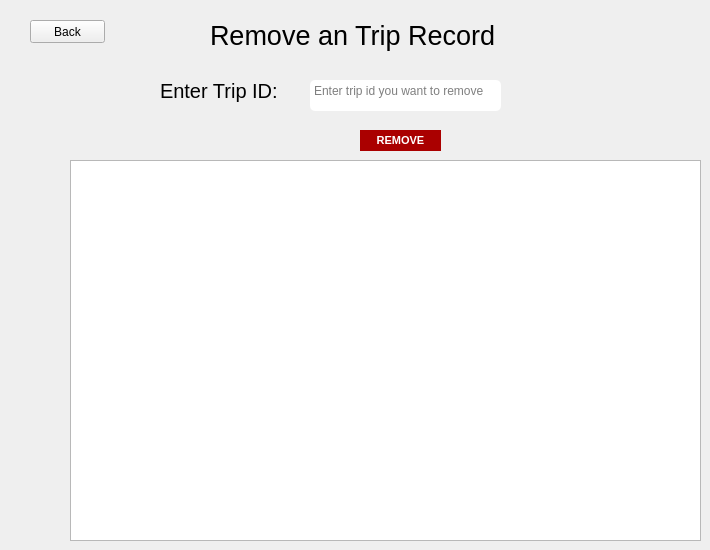
    <widget class="QWidget" name="deletetrip">
     <widget class="QTextEdit" name="tripdltid">
      <property name="geometry">
       <rect>
        <x>310</x>
        <y>80</y>
        <width>191</width>
        <height>31</height>
       </rect>
      </property>
      <property name="styleSheet">
       <string notr="true">background-color: rgb(255, 255, 255);
border-radius: 5px;
border-color: black;
</string>
      </property>
      <property name="html">
       <string>&lt;!DOCTYPE HTML PUBLIC &quot;-//W3C//DTD HTML 4.0//EN&quot; &quot;http://www.w3.org/TR/REC-html40/strict.dtd&quot;&gt;
&lt;html&gt;&lt;head&gt;&lt;meta name=&quot;qrichtext&quot; content=&quot;1&quot; /&gt;&lt;style type=&quot;text/css&quot;&gt;
p, li { white-space: pre-wrap; }
&lt;/style&gt;&lt;/head&gt;&lt;body style=&quot; font-family:'MS Shell Dlg 2'; font-size:8.25pt; font-weight:400; font-style:normal;&quot;&gt;
&lt;p style=&quot;-qt-paragraph-type:empty; margin-top:0px; margin-bottom:0px; margin-left:0px; margin-right:0px; -qt-block-indent:0; text-indent:0px; font-family:'Segoe UI'; font-size:9pt;&quot;&gt;&lt;br /&gt;&lt;/p&gt;&lt;/body&gt;&lt;/html&gt;</string>
      </property>
      <property name="placeholderText">
       <string>Enter trip id you want to remove</string>
      </property>
     </widget>
     <widget class="QPushButton" name="backdelavailtologown_3">
      <property name="geometry">
       <rect>
        <x>30</x>
        <y>20</y>
        <width>75</width>
        <height>23</height>
       </rect>
      </property>
      <property name="text">
       <string>Back</string>
      </property>
     </widget>
     <widget class="QPushButton" name="deltrip">
      <property name="geometry">
       <rect>
        <x>360</x>
        <y>130</y>
        <width>81</width>
        <height>21</height>
       </rect>
      </property>
      <property name="font">
       <font>
        <pointsize>8</pointsize>
        <weight>75</weight>
        <bold>true</bold>
       </font>
      </property>
      <property name="styleSheet">
       <string notr="true">color: rgb(255, 255, 255);
background-color: rgb(170, 0, 0);
border-radius: 0px;
border-color: black;

</string>
      </property>
      <property name="text">
       <string>REMOVE</string>
      </property>
     </widget>
     <widget class="QTableWidget" name="tableWidget_7">
      <property name="geometry">
       <rect>
        <x>70</x>
        <y>160</y>
        <width>631</width>
        <height>381</height>
       </rect>
      </property>
      <property name="styleSheet">
       <string notr="true"/>
      </property>
     </widget>
     <widget class="QLabel" name="label_76">
      <property name="geometry">
       <rect>
        <x>210</x>
        <y>20</y>
        <width>341</width>
        <height>31</height>
       </rect>
      </property>
      <property name="font">
       <font>
        <family>MS Shell Dlg 2</family>
        <pointsize>20</pointsize>
       </font>
      </property>
      <property name="styleSheet">
       <string notr="true">color: rgb(0, 0, 0);
</string>
      </property>
      <property name="text">
       <string>Remove an Trip Record</string>
      </property>
     </widget>
     <widget class="QLabel" name="label_77">
      <property name="geometry">
       <rect>
        <x>160</x>
        <y>70</y>
        <width>161</width>
        <height>41</height>
       </rect>
      </property>
      <property name="font">
       <font>
        <pointsize>15</pointsize>
       </font>
      </property>
      <property name="styleSheet">
       <string notr="true">color: rgb(255, 255, 255);
color: rgb(0, 0, 0);
</string>
      </property>
      <property name="text">
       <string>Enter Trip ID: </string>
      </property>
     </widget>
    </widget>
